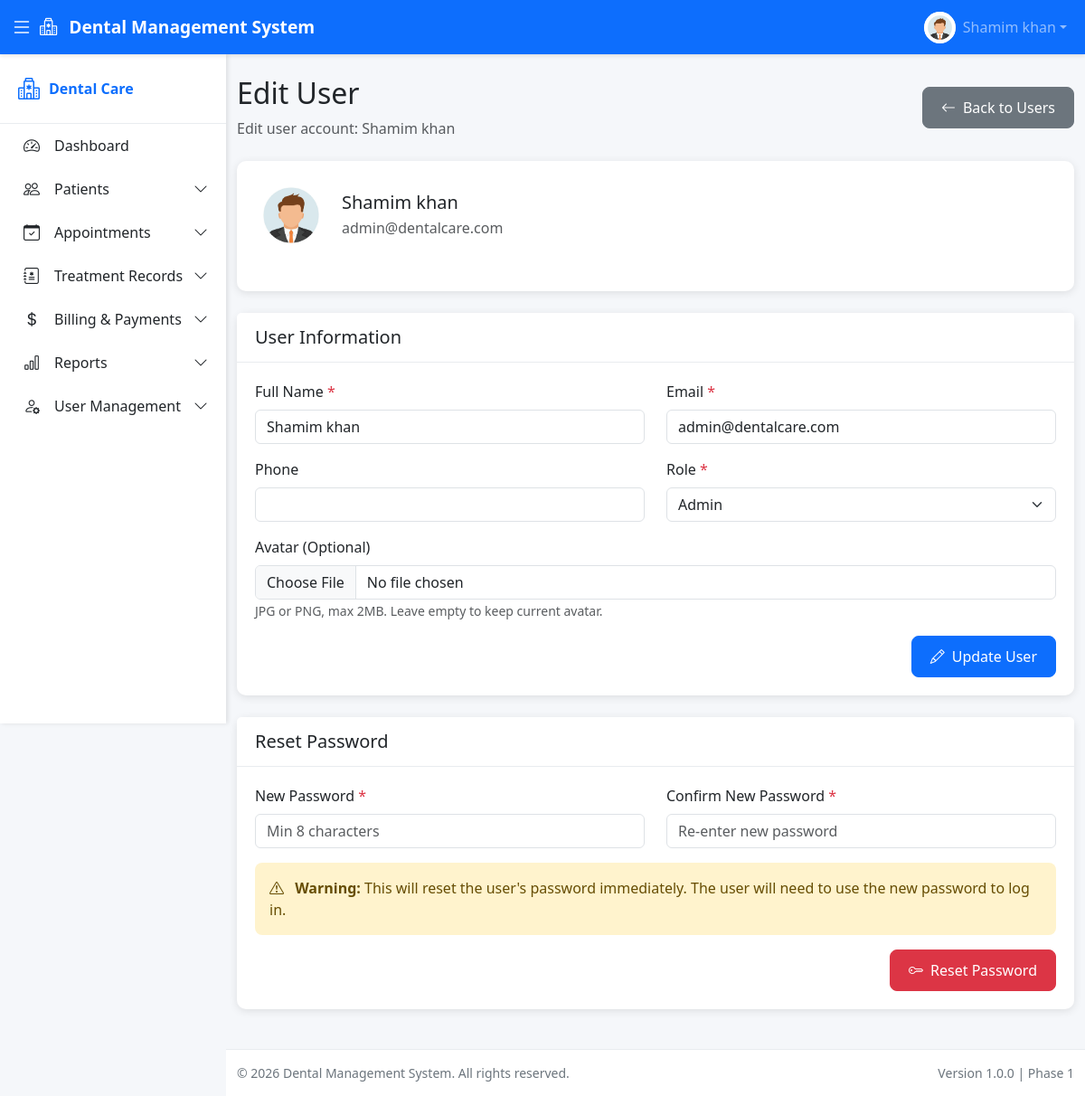
The app's page /modules/users/edit.php?id=1 (signed in) with its own data.
### tables this page shows
CREATE TABLE `users` (
  `id` int(11) NOT NULL AUTO_INCREMENT,
  `role_id` int(11) NOT NULL,
  `full_name` varchar(100) NOT NULL,
  `email` varchar(100) NOT NULL,
  `phone` varchar(20) DEFAULT NULL,
  `password` varchar(255) NOT NULL,
  `avatar` varchar(255) DEFAULT NULL,
  `status` enum('active','inactive') DEFAULT 'active',
  `last_login` datetime DEFAULT NULL,
  `created_at` timestamp NOT NULL DEFAULT current_timestamp(),
  `updated_at` timestamp NOT NULL DEFAULT current_timestamp() ON UPDATE current_timestamp(),
  PRIMARY KEY (`id`),
  UNIQUE KEY `email` (`email`),
  KEY `idx_email` (`email`),
  KEY `idx_role_id` (`role_id`),
  CONSTRAINT `users_ibfk_1` FOREIGN KEY (`role_id`) REFERENCES `roles` (`id`)
);

CREATE TABLE `roles` (
  `id` int(11) NOT NULL AUTO_INCREMENT,
  `role_name` varchar(50) NOT NULL,
  `created_at` timestamp NOT NULL DEFAULT current_timestamp(),
  PRIMARY KEY (`id`),
  UNIQUE KEY `role_name` (`role_name`)
);

### modules/users/edit.php (the view, shortened to what this page needs)
<?php
require_once __DIR__ . '/helpers.php';
$userId = intval($_GET['id'] ?? 0);
$stmt = $pdo->prepare("SELECT u.*, r.role_name FROM users u JOIN roles r ON u.role_id = r.id WHERE u.id = ?");
$stmt->execute([$userId]);
$userData = $stmt->fetch();
$stmt = $pdo->prepare("SELECT id, role_name FROM roles WHERE role_name IN ('Admin', 'Doctor', 'Receptionist') ORDER BY role_name ASC");
$stmt->execute();
$roles = $stmt->fetchAll();
?>
<?php include __DIR__ . '/../../includes/header.php'; ?>
<div class="d-flex justify-content-between align-items-center mb-4">
    <div>
        <h2>Edit User</h2>
        <p class="text-muted mb-0">Edit user account: <?php echo htmlspecialchars($userData['full_name']); ?></p>
    </div>
    <a href="<?php echo BASE_URL; ?>modules/users/list.php" class="btn btn-secondary">
        <i class="bi bi-arrow-left me-2"></i>Back to Users
    </a>
</div>
<div class="card mb-4">
    <div class="card-body">
        <div class="d-flex align-items-center mb-4">
            <?php if ($userData['avatar']): ?>
                <img src="<?php echo BASE_URL; ?>assets/images/users/<?php echo htmlspecialchars($userData['avatar']); ?>"
                     alt="Avatar" class="rounded-circle me-3" width="80" height="80">
            <?php endif; ?>
            <div>
                <h5 class="mb-1"><?php echo htmlspecialchars($userData['full_name']); ?></h5>
                <p class="text-muted mb-0"><?php echo htmlspecialchars($userData['email']); ?></p>
            </div>
        </div>
    </div>
</div>
<div class="card mb-4">
    <div class="card-header">
        <h5 class="mb-0">User Information</h5>
    </div>
    <div class="card-body">
        <form method="POST" action="" enctype="multipart/form-data">
            <div class="row mb-3">
                <div class="col-md-6">
                    <label for="full_name" class="form-label">Full Name <span class="text-danger">*</span></label>
                    <input type="text" class="form-control" id="full_name" name="full_name"
                           value="<?php echo htmlspecialchars($userData['full_name']); ?>" required>
                </div>
                <div class="col-md-6">
                    <label for="email" class="form-label">Email <span class="text-danger">*</span></label>
                    <input type="email" class="form-control" id="email" name="email"
                           value="<?php echo htmlspecialchars($userData['email']); ?>" required>
                </div>
            </div>
            <div class="row mb-3">
                <div class="col-md-6">
                    <label for="phone" class="form-label">Phone</label>
                    <input type="text" class="form-control" id="phone" name="phone"
                           value="<?php echo htmlspecialchars($userData['phone'] ?? ''); ?>">
                </div>
                <div class="col-md-6">
                    <label for="role_id" class="form-label">Role <span class="text-danger">*</span></label>
                    <select class="form-select" id="role_id" name="role_id" required>
                        <?php foreach ($roles as $role): ?>
                            <option value="<?php echo $role['id']; ?>" <?php echo $userData['role_id'] == $role['id'] ? 'selected' : ''; ?>>
                                <?php echo htmlspecialchars($role['role_name']); ?>
                            </option>
                        <?php endforeach; ?>
                    </select>
                </div>
            </div>
            <div class="mb-3">
                <label for="avatar" class="form-label">Avatar (Optional)</label>
                <input type="file" class="form-control" id="avatar" name="avatar" accept="image/jpeg,image/jpg,image/png">
                <small class="text-muted">JPG or PNG, max 2MB. Leave empty to keep current avatar.</small>
            </div>
            <div class="d-flex justify-content-end">
                <button type="submit" class="btn btn-primary">
                    <i class="bi bi-pencil me-2"></i>Update User
                </button>
            </div>
        </form>
    </div>
</div>
<div class="card">
    <div class="card-header">
        <h5 class="mb-0">Reset Password</h5>
    </div>
    <div class="card-body">
        <form method="POST" action="">
            <div class="row mb-3">
                <div class="col-md-6">
                    <label for="new_password" class="form-label">New Password <span class="text-danger">*</span></label>
                    <input type="password" class="form-control" id="new_password" name="new_password"
                           placeholder="Min 8 characters" required>
                </div>
                <div class="col-md-6">
                    <label for="confirm_password" class="form-label">Confirm New Password <span class="text-danger">*</span></label>
                    <input type="password" class="form-control" id="confirm_password" name="confirm_password"
                           placeholder="Re-enter new password" required>
                </div>
            </div>
            <div class="alert alert-warning">
                <i class="bi bi-exclamation-triangle me-2"></i>
                <strong>Warning:</strong> This will reset the user's password immediately. The user will need to use the new password to log in.
            </div>
            <div class="d-flex justify-content-end">
                <button type="submit" class="btn btn-danger">
                    <i class="bi bi-key me-2"></i>Reset Password
                </button>
            </div>
        </form>
    </div>
</div>
<?php include __DIR__ . '/../../includes/footer.php'; ?>

### includes/header.php (shortened to what this page needs)
<?php
$currentUser = [
    'full_name' => $_SESSION['full_name'] ?? 'User',
    'avatar' => $_SESSION['avatar'] ?? null
];
?>
<!DOCTYPE html>
<html lang="en">
<head>
    <link href="https://cdn.jsdelivr.net/npm/bootstrap@5.3.0/dist/css/bootstrap.min.css" rel="stylesheet">
    <link rel="stylesheet" href="https://cdn.jsdelivr.net/npm/bootstrap-icons@1.10.0/font/bootstrap-icons.css">
    <link rel="stylesheet" href="<?php echo BASE_URL; ?>assets/css/style.css">
</head>
<body>
<nav class="navbar navbar-expand-lg navbar-dark bg-primary fixed-top">
    <div class="container-fluid">
        <button class="btn btn-link text-white me-2" id="sidebarToggle">
            <i class="bi bi-list fs-4"></i>
        </button>
        <a class="navbar-brand" href="<?php echo BASE_URL; ?>">
            <i class="bi bi-hospital me-2"></i>
            <?php echo SITE_NAME; ?>
        </a>
        <div class="collapse navbar-collapse" id="navbarNav">
            <ul class="navbar-nav ms-auto align-items-center">
                <li class="nav-item dropdown">
                    <a class="nav-link dropdown-toggle d-flex align-items-center" href="#" id="userDropdown"
                       data-bs-toggle="dropdown">
                        <div class="user-avatar me-2">
                            <?php if ($currentUser['avatar']): ?>
                                <img src="<?php echo BASE_URL; ?>assets/images/users/<?php echo htmlspecialchars($currentUser['avatar']); ?>"
                                     alt="Avatar" class="rounded-circle" width="32" height="32">
                            <?php endif; ?>
                        </div>
                        <span><?php echo htmlspecialchars($currentUser['full_name']); ?></span>
                    </a>
                </li>
            </ul>
        </div>
    </div>
</nav>
<div class="wrapper">
    <aside class="sidebar" id="sidebar">
        <?php include __DIR__ . '/sidebar.php'; ?>
    </aside>
    <main class="main-content">
        <div class="container-fluid py-4">

### assets/css/style.css (style rules this page uses)
:root { --primary-color: #0d6efd; --secondary-color: #6c757d; --success-color: #198754; --warning-color: #ffc107; --danger-color: #dc3545; --info-color: #0dcaf0; --light-color: #f8f9fa; --dark-color: #212529; --sidebar-width: 250px; --sidebar-collapsed-width: 70px; --header-height: 60px; --footer-height: 50px; }
body { font-family: 'Segoe UI', Tahoma, Geneva, Verdana, sans-serif; background-color: #f5f7fa; }
.navbar { height: var(--header-height); box-shadow: 0 2px 4px rgba(0, 0, 0, 0.1); z-index: 10000; }
.navbar-brand { font-weight: 600; font-size: 1.2rem; }
#sidebarToggle { border: none; padding: 0; transition: transform 0.3s ease; }
.user-avatar { width: 35px; height: 35px; border-radius: 50%; overflow: hidden; background-color: var(--light-color); display: flex; align-items: center; justify-content: center; }
.user-avatar img { width: 100%; height: 100%; object-fit: cover; }
.wrapper { display: flex; min-height: calc(100vh - var(--header-height) - var(--footer-height)); margin-top: var(--header-height); }
.sidebar { width: var(--sidebar-width); background: white; box-shadow: 2px 0 5px rgba(0, 0, 0, 0.1); position: fixed; top: var(--header-height); left: 0; height: calc(100vh - var(--header-height)); overflow-y: auto; transition: width 0.3s ease; z-index: 999; }
.main-content { flex: 1; margin-left: var(--sidebar-width); transition: margin-left 0.3s ease; min-height: calc(100vh - var(--header-height) - var(--footer-height)); }
.card { border: none; border-radius: 10px; box-shadow: 0 2px 10px rgba(0, 0, 0, 0.1); margin-bottom: 20px; }
.card-header { background-color: white; border-bottom: 1px solid #e9ecef; padding: 15px 20px; border-radius: 10px 10px 0 0; }
.card-body { padding: 20px; }
.alert { border-radius: 8px; border: none; }
.btn { border-radius: 8px; padding: 10px 20px; font-weight: 500; }

### records on screen
users: avatar (picture), full_name "Shamim khan", email "admin@dentalcare.com", role_id "Admin"

### other values on screen
SITE_NAME "Dental Management System"
$item['label'] "Dashboard"
$item['label'] "Patients"
$item['label'] "Appointments"
$item['label'] "Treatment Records"
$item['label'] "Billing & Payments"
$item['label'] "Reports"
$item['label'] "User Management"
